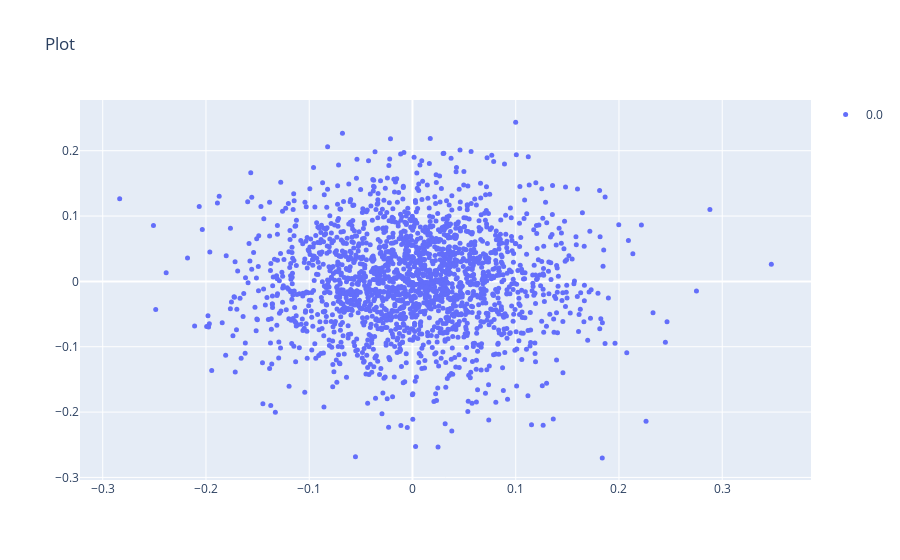

Here is the notebook cell this chart was saved with:
### Code cell
scatter(data_dict0['data'], s=5)

### Figure 1 — Plotly figure (JSON) as saved in the notebook; plotly's stock layout.template omitted (floating-point values rounded to 4 significant figures; data arrays with more than 128 entries replaced by an {"elided": "..."} marker saying what was removed)
{"data": [{"marker": {"color": 0, "colorscale": [[0, "#440154"], [0.1111, "#482878"], [0.2222, "#3e4989"], [0.3333, "#31688e"], [0.4444, "#26828e"], [0.5556, "#1f9e89"], [0.6667, "#35b779"], [0.7778, "#6ece58"], [0.8889, "#b5de2b"], [1, "#fde725"]], "opacity": 1, "size": 5}, "mode": "markers", "name": "0.0", "type": "scatter", "x": {"elided": "2000 float values"}, "y": {"elided": "2000 float values"}}], "layout": {"scene": {"xaxis": {"title": {"text": "X"}}, "yaxis": {"title": {"text": "Y"}}}, "showlegend": true, "title": {"text": "Plot"}}}
